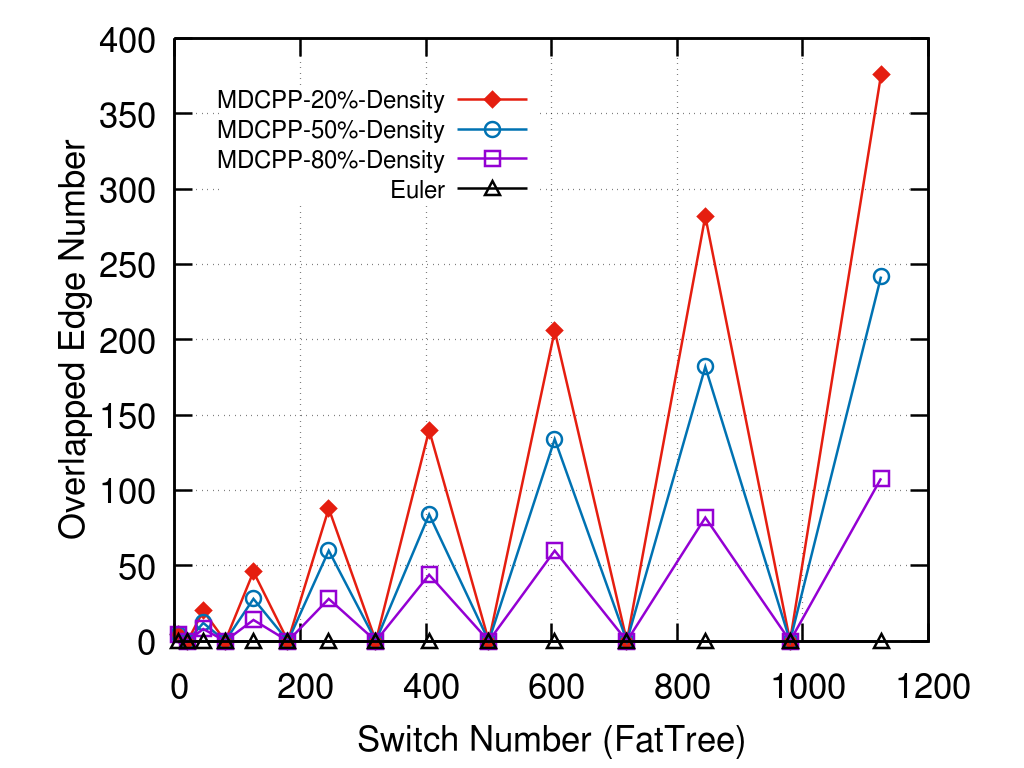

Generate this figure with gnuplot:
reset
set key center at 330, 330

set size ratio 0.8


set grid

set xlabel "Switch Number (FatTree)" offset 0,0.3
set ylabel "Overlapped Edge Number" offset 1.7,0

set key font ",18"
set yrange [0:400]
set xrange [0:1200]
set xtics 0,200,1200
plot 'data8_0.txt' using 1:3 title"MDCPP-20%-Density" with linespoints ls 7 pt 13 pointsize 2.5,\
'data8_1.txt' using 1:3 title"MDCPP-50%-Density" with linespoints ls 6 pt 6 pointsize 2.5,\
'data8_2.txt' using 1:3 title"MDCPP-80%-Density" with linespoints ls 8 lc 1 pt 4 pointsize 2.5,\
'data8_0.txt' using 1:5 title"Euler" with linespoints ls 8 pointsize 2.5


set terminal pngcairo size 1024,768 color solid linewidth 2.5 font "Helvetica,26"
set output "figure8_1.png"

replot

set output
